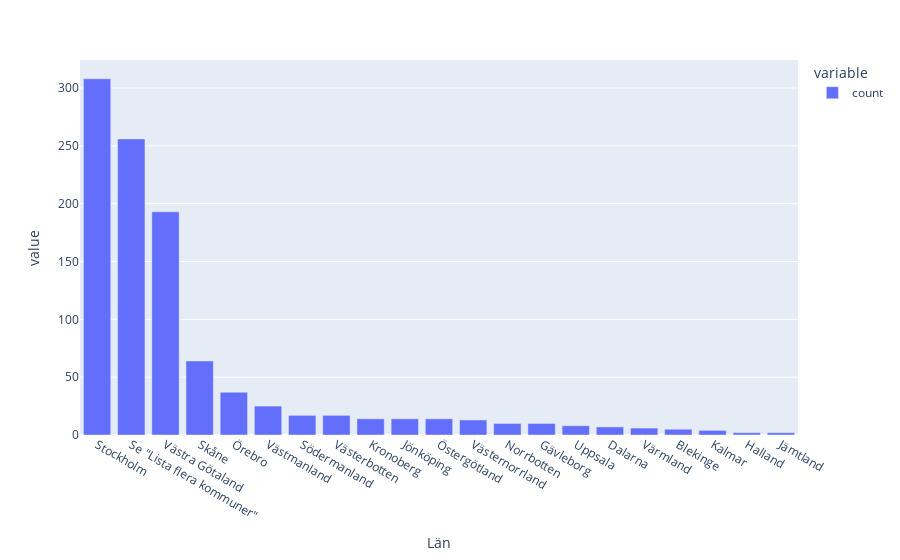

This figure's notebook cell:
### Code cell
px.bar(df["Län"].value_counts(), )

### Figure 1 — Plotly figure (JSON) as saved in the notebook; plotly's stock layout.template omitted (floating-point values rounded to 4 significant figures)
{"data": [{"hovertemplate": "variable=count<br>Län=%{x}<br>value=%{y}<extra></extra>", "legendgroup": "count", "marker": {"color": "#636efa", "pattern": {"shape": ""}}, "name": "count", "orientation": "v", "showlegend": true, "textposition": "auto", "type": "bar", "x": ["Stockholm", "Se \"Lista flera kommuner\"", "Västra Götaland", "Skåne", "Örebro", "Västmanland", "Södermanland", "Västerbotten", "Kronoberg", "Jönköping", "Östergötland", "Västernorrland", "Norrbotten", "Gävleborg", "Uppsala", "Dalarna", "Värmland", "Blekinge", "Kalmar", "Halland", "Jämtland"], "xaxis": "x", "y": [308, 256, 193, 64, 37, 25, 17, 17, 14, 14, 14, 13, 10, 10, 8, 7, 6, 5, 4, 2, 2], "yaxis": "y"}], "layout": {"barmode": "relative", "legend": {"title": {"text": "variable"}, "tracegroupgap": 0}, "margin": {"t": 60}, "xaxis": {"anchor": "y", "domain": [0, 1], "title": {"text": "Län"}}, "yaxis": {"anchor": "x", "domain": [0, 1], "title": {"text": "value"}}}}
